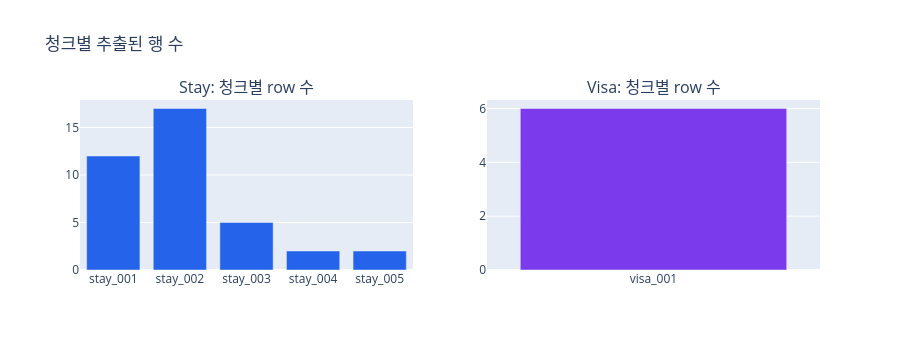

Source (notebook cell):
### Code cell
# 청크별 row 수 차트
fig = make_subplots(rows=1, cols=2, subplot_titles=("Stay: 청크별 row 수", "Visa: 청크별 row 수"))
for i, (p, color) in enumerate([(stay_p, "#2563eb"), (visa_p, "#7c3aed")], start=1):
    if "chunks_df" in p and not p["chunks_df"].empty:
        fig.add_trace(go.Bar(x=p["chunks_df"]["chunk_id"], y=p["chunks_df"]["rows"], marker_color=color), row=1, col=i)
fig.update_layout(showlegend=False, height=350, title_text="청크별 추출된 행 수")
fig.show()

### Figure 1 — Plotly figure (JSON) as saved in the notebook; plotly's stock layout.template omitted (floating-point values rounded to 4 significant figures)
{"data": [{"marker": {"color": "#2563eb"}, "type": "bar", "x": ["stay_001", "stay_002", "stay_003", "stay_004", "stay_005"], "xaxis": "x", "y": [12, 17, 5, 2, 2], "yaxis": "y"}, {"marker": {"color": "#7c3aed"}, "type": "bar", "x": ["visa_001"], "xaxis": "x2", "y": [6], "yaxis": "y2"}], "layout": {"annotations": [{"font": {"size": 16}, "showarrow": false, "text": "Stay: 청크별 row 수", "x": 0.225, "xanchor": "center", "xref": "paper", "y": 1.0, "yanchor": "bottom", "yref": "paper"}, {"font": {"size": 16}, "showarrow": false, "text": "Visa: 청크별 row 수", "x": 0.775, "xanchor": "center", "xref": "paper", "y": 1.0, "yanchor": "bottom", "yref": "paper"}], "height": 350, "showlegend": false, "title": {"text": "청크별 추출된 행 수"}, "xaxis": {"anchor": "y", "domain": [0.0, 0.45]}, "xaxis2": {"anchor": "y2", "domain": [0.55, 1.0]}, "yaxis": {"anchor": "x", "domain": [0.0, 1.0]}, "yaxis2": {"anchor": "x2", "domain": [0.0, 1.0]}}}
